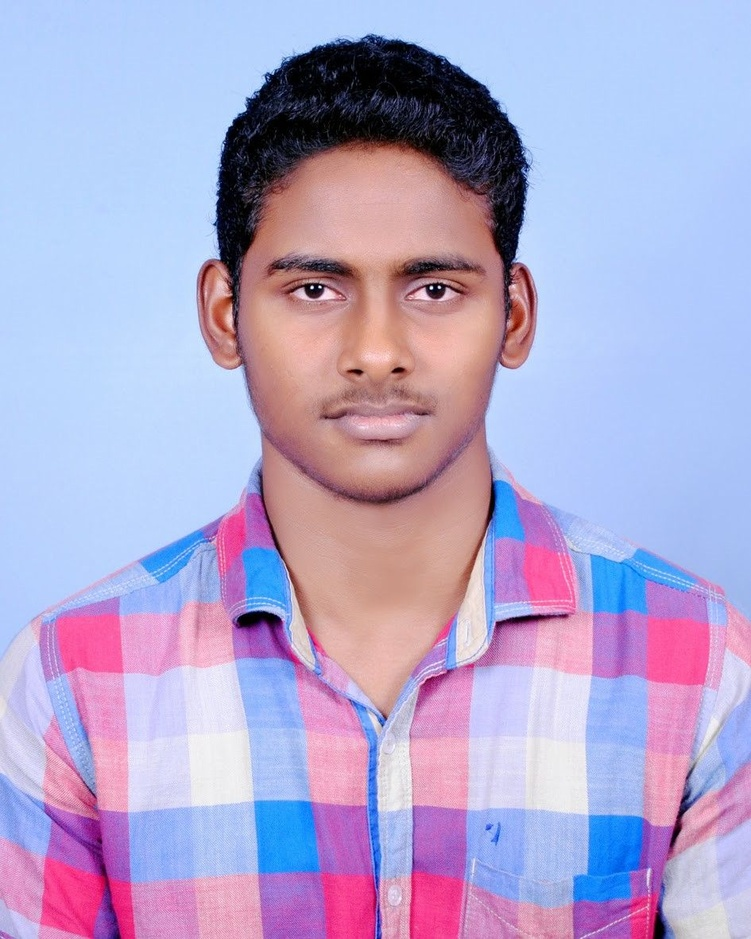
#> input picture DeepLearning/FaceSwapping/image1.jpg, 751 x 939 px, shrunk from 945 x 1181 before the run
$ jupyter execute --allow-errors main.ipynb
#> lines starting #> are read from the running program, lines starting #| are printed output that depends on the picture
[cell 1]
import cv2
import numpy as np
import mediapipe as mp
import matplotlib.pyplot as plt
import pandas as pd
import numpy as np

[cell 2]
img = cv2.imread("image1.jpg")
#> img is the input picture: shape (939, 751, 3); mean B, G, R 206.4, 167.5, 178
mp_facemsh = mp.solutions.face_mesh
#> (the rest of this cell did not finish here and is left out)

#> (a cell that did not finish here is left out)

#> (a cell that did not finish here is left out)

[cell 5]
face_oval = mp_facemsh.FACEMESH_FACE_OVAL
df = pd.DataFrame(list(face_oval),columns=["p1","p2"])

[cell 6]
routes_idx = []

#> (the rest of this cell did not finish here and is left out)

[cell 7]
routes = []

for source_idx, target_idx in routes_idx:

    source = landmarks.landmark[source_idx]
    target = landmarks.landmark[target_idx]

    relative_source = (int(img.shape[1] * source.x), int(img.shape[0] * source.y))
    relative_target = (int(img.shape[1] * target.x), int(img.shape[0] * target.y))

    #cv2.line(img, relative_source, relative_target, (255, 255, 255), thickness = 2)

    routes.append(relative_source)
#> after the loop, routes = []
    # routes.append(relative_target)
print(len(routes))
#| 0

[cell 8]
mask = np.zeros((img.shape[0],img.shape[1]))
#> (the rest of this cell did not finish here and is left out)

#> (a cell that did not finish here is left out)

#> (a cell that did not finish here is left out)

[cell 11]
def extract_index(nparray):
    return nparray[0][0]
routes = np.array(routes,np.int32)
#> routes = empty array

triangle_indexes = []
#> (the rest of this cell did not finish here and is left out)

[cell 12]
img2 = cv2.imread("image2.jpeg")
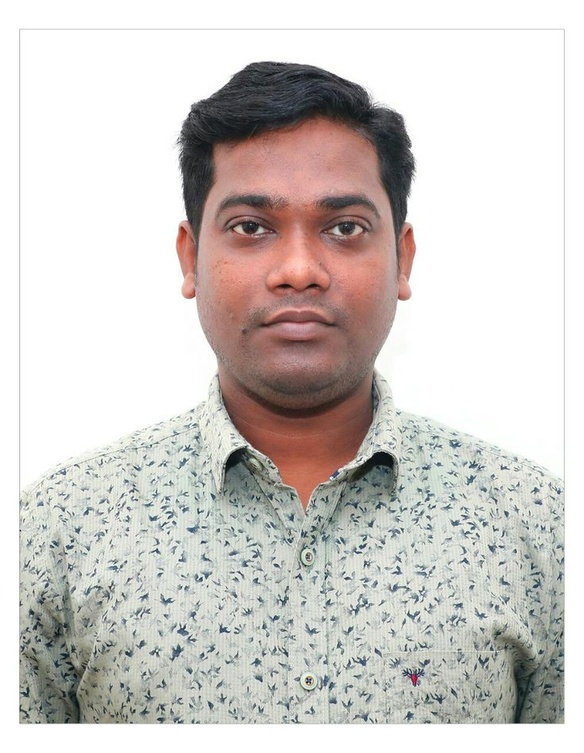
#> input picture DeepLearning/FaceSwapping/image2.jpeg, 584 x 753 px, shrunk from 735 x 947 before the run
#> img2 is the input picture: shape (753, 584, 3); mean B, G, R 201.1, 204.5, 208.9
#> (the rest of this cell did not finish here and is left out)

[cell 13]
img2_new_face = np.zeros_like(img2)

[cell 14]
img2_new_face = np.zeros_like(img2,dtype=np.uint8)
count = 0
for triangle_index in triangle_indexes:
    tr1_pt1 = routes[triangle_index[0]]
    tr1_pt2 = routes[triangle_index[1]]
    tr1_pt3 = routes[triangle_index[2]]

    triangle1 = np.array([tr1_pt1, tr1_pt2, tr1_pt3], np.int32)
    rect1 = cv2.boundingRect(triangle1)
    (x1, y1, w1, h1) = rect1

    cropped_triangle1 = img[y1:y1 + h1, x1:x1 + w1]
    cropped_triangle1_mask = np.zeros((h1, w1), np.uint8)

    points1 = np.array([[tr1_pt1[0] - x1, tr1_pt1[1] - y1],
                        [tr1_pt2[0] - x1, tr1_pt2[1] - y1],
                        [tr1_pt3[0] - x1, tr1_pt3[1] - y1]], int)

    cv2.fillConvexPoly(cropped_triangle1_mask, points1, 255)
    cropped_triangle1 = cv2.bitwise_and(cropped_triangle1, cropped_triangle1, mask=cropped_triangle1_mask)

    tr2_pt1 = routes2[triangle_index[0]]
    tr2_pt2 = routes2[triangle_index[1]]
    tr2_pt3 = routes2[triangle_index[2]]

    triangle2 = np.array([tr2_pt1, tr2_pt2, tr2_pt3], np.int32)
    rect2 = cv2.boundingRect(triangle2)
    (x2, y2, w2, h2) = rect2

    cropped_triangle2_mask = np.zeros((h2, w2), np.uint8)

    points2 = np.array([[tr2_pt1[0] - x2, tr2_pt1[1] - y2],
                        [tr2_pt2[0] - x2, tr2_pt2[1] - y2],
                        [tr2_pt3[0] - x2, tr2_pt3[1] - y2]], int)

    cv2.fillConvexPoly(cropped_triangle2_mask, points2, 255)

    # Warp Triangle
    points1 = np.float32(points1)
    points2 = np.float32(points2)
    M = cv2.getAffineTransform(points1, points2)
    warped_triangle = cv2.warpAffine(cropped_triangle1, M, (w2, h2))
    #smooth edges
    warped_triangle = cv2.GaussianBlur(warped_triangle, (5,5), sigmaX=0.2, sigmaY=1)
    # [7 lines of commented-out code are left out]
    mask_triangle_area = cv2.bitwise_and(warped_triangle, warped_triangle, mask=cropped_triangle2_mask)
    img2_new_face[y2:y2 + h2, x2:x2 + w2] = cv2.add(img2_new_face[y2:y2 + h2, x2:x2 + w2], mask_triangle_area)
    count = count + 1
#> img2_new_face: shape (753, 584, 3); every value is 0
#> after the loop, count = 0
    # if count == 5:

    #     break

# Final steps
img2_new_face_gray = cv2.cvtColor(img2_new_face, cv2.COLOR_BGR2GRAY)
#> img2_new_face_gray: shape (753, 584); every value is 0
_, background = cv2.threshold(img2_new_face_gray, 1, 255, cv2.THRESH_BINARY_INV)
#> background: shape (753, 584); every value is 255
background = cv2.bitwise_and(img2, img2, mask=background)
final_result = cv2.add(img2_new_face, background)

plt.imshow(final_result[:, :, ::-1])
plt.show()

[cell 15]
img2_grey = cv2.cvtColor(img2,cv2.COLOR_BGR2GRAY)
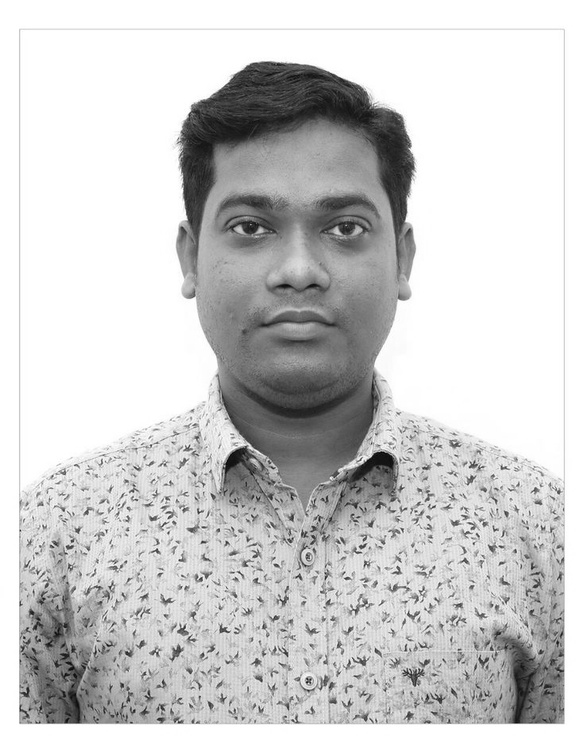
#> img2_grey: shape (753, 584); min 2, max 255, mean 205.4
img2_face_mask = np.zeros_like(img2_grey)
#> (the rest of this cell did not finish here and is left out)
